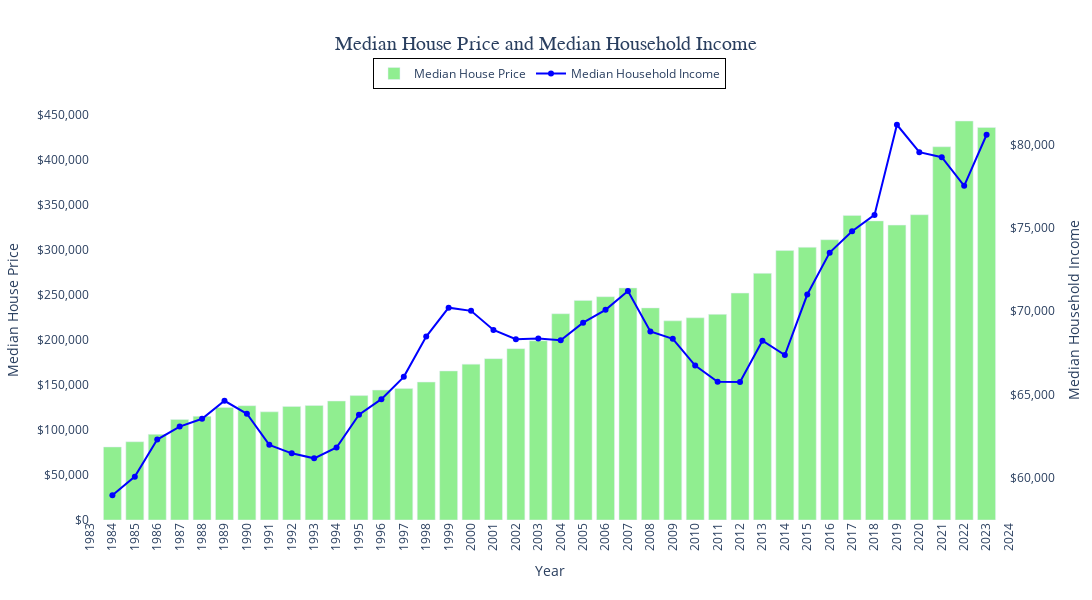

Notebook source saved alongside this figure:
### Markdown cell above
Graph Analysis:

### Code cell
# Create the bar chart for Median House Price
bar_chart = go.Bar(x = combined_data_df["Year"],     # x-axis
                   y = combined_data_df["Median House Price"],     # y-axis
                   name = "Median House Price",     # bar_chart legend title
                   marker = dict(color = "lightgreen")     # Changes the color of the bars
                   )

# Create the line chart for Median Household Income
line_chart = go.Scatter(x = combined_data_df["Year"],     # x-axis
                        y = combined_data_df["Median Household Income"],     # y-axis
                        name = "Median Household Income",     # line_chart legend title
                        mode = "lines+markers",     # Creates a line chart with markers at each data point
                        marker = dict(color = "blue"),     # Changes the color of the line
                        yaxis = "y2"  # Use a secondary y-axis for inflation
                        )
        # Notes:
            # In Plotly, the go.Scatter() function is used for both line charts and scatter plots
            # go.Scatter() is a versatile function that can represent data in multiple ways, depending on the parameters you provide

# Create the layout
layout = go.Layout(title = "Median House Price and Median Household Income",
                   xaxis = dict(title = "Year", 
                                tickangle = -90,     # Rotate tick labels to vertical
                                dtick = 1,     # Set the increment for x-axis ticks (1 year)
                                range=[1983, 2024]),     # Set the beginning and end values for the x-axis range
                   plot_bgcolor = "white",     # Set plot area background color
                   title_x = 0.5,    # Center the title
                   title_font = dict(size = 20, family = "Arial, bold"),     # Set the title font size and style
                   width = 1200,
                   height = 600,
                   yaxis = dict(title = "Median House Price", side = "left", tickformat = "$,.0f"),     # Format the y-axis
                   yaxis_tickformat = "$,.0f",     # Format for y-axis
                   yaxis2 = dict(title = "Median Household Income", overlaying = "y", side = "right", tickformat = "$,.0f"),     # Secondary y-axis for 
                   legend = dict(x = 0.5, y = 1.1,     # Position the legend
                                 xanchor = "center",     # Center the legend horizontally
                                 yanchor = "top",     # Anchor the legend to the bottom
                                 orientation = "h",     # Horizontal orientation
                                 bordercolor = "Black",     # Border color of the legend
                                 borderwidth = 1  # Border width of the legend
                                 )
                   )


# Create the figure
combo_fig = go.Figure(data = [bar_chart, line_chart], layout = layout)

# Show the figure
combo_fig.show()

### Figure 1 — Plotly figure (JSON) as saved in the notebook; plotly's stock layout.template omitted (floating-point values rounded to 4 significant figures)
{"data": [{"marker": {"color": "lightgreen"}, "name": "Median House Price", "type": "bar", "x": [1984, 1985, 1986, 1987, 1988, 1989, 1990, 1991, 1992, 1993, 1994, 1995, 1996, 1997, 1998, 1999, 2000, 2001, 2002, 2003, 2004, 2005, 2006, 2007, 2008, 2009, 2010, 2011, 2012, 2013, 2014, 2015, 2016, 2017, 2018, 2019, 2020, 2021, 2022, 2023], "y": [81000, 86800, 95000, 111500, 115000, 124800, 126800, 120000, 126000, 127000, 132000, 138000, 144100, 145800, 153000, 165300, 172900, 179000, 190100, 198800, 228800, 243600, 247700, 257400, 235300, 220900, 224300, 228100, 251700, 273600, 298900, 302500, 310900, 337900, 331800, 327100, 338600, 414000, 442600, 435400]}, {"marker": {"color": "blue"}, "mode": "lines+markers", "name": "Median Household Income", "type": "scatter", "x": [1984, 1985, 1986, 1987, 1988, 1989, 1990, 1991, 1992, 1993, 1994, 1995, 1996, 1997, 1998, 1999, 2000, 2001, 2002, 2003, 2004, 2005, 2006, 2007, 2008, 2009, 2010, 2011, 2012, 2013, 2014, 2015, 2016, 2017, 2018, 2019, 2020, 2021, 2022, 2023], "y": [58930, 60050, 62280, 63060, 63530, 64610, 63830, 61960, 61450, 61150, 61800, 63770, 64710, 66050, 68470, 70210, 70020, 68870, 68310, 68350, 68250, 69310, 70080, 71210, 68780, 68340, 66730, 65750, 65740, 68220, 67360, 71000, 73520, 74810, 75790, 81210, 79560, 79260, 77540, 80610], "yaxis": "y2"}], "layout": {"height": 600, "legend": {"bordercolor": "Black", "borderwidth": 1, "orientation": "h", "x": 0.5, "xanchor": "center", "y": 1.1, "yanchor": "top"}, "plot_bgcolor": "white", "title": {"font": {"family": "Arial, bold", "size": 20}, "text": "Median House Price and Median Household Income", "x": 0.5}, "width": 1200, "xaxis": {"dtick": 1, "range": [1983, 2024], "tickangle": -90, "title": {"text": "Year"}, "type": "linear"}, "yaxis": {"autorange": true, "range": [0, 465900.0], "side": "left", "tickformat": "$,.0f", "title": {"text": "Median House Price"}, "type": "linear"}, "yaxis2": {"autorange": true, "overlaying": "y", "range": [57440.0, 82700.0], "side": "right", "tickformat": "$,.0f", "title": {"text": "Median Household Income"}, "type": "linear"}}}
